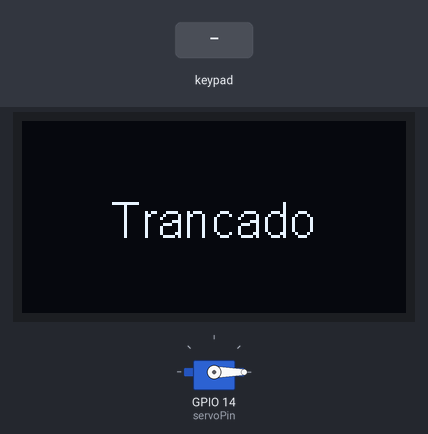
This sketch was run on a simulated ESP32. On the bench: 128×64 one-colour display, servo. The inputs (shaded band) are chosen by the test bench. EEPROM starts erased; what the sketch prints to the serial monitor is not drawn.

Above: at 2.2 s.
2.3 s: key '*' pressed
At 3.0 s:
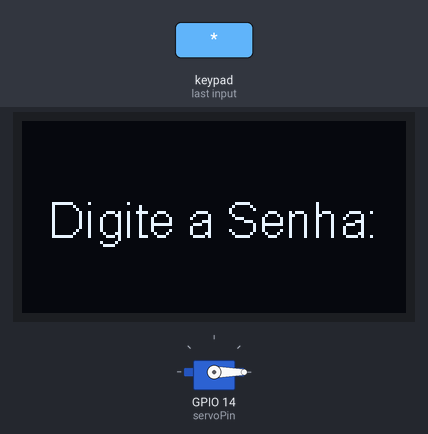
3.8 s: keypad keys 1 2 3 4 # pressed 0.4 s apart
At 6.1 s:
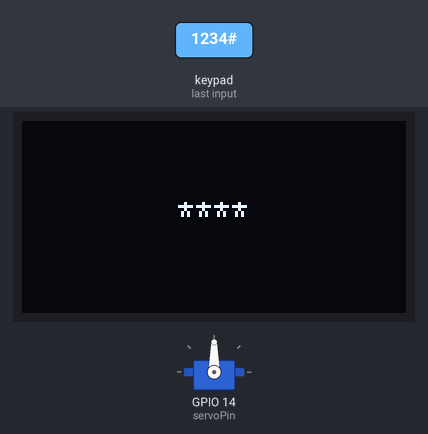
At 7.4 s:
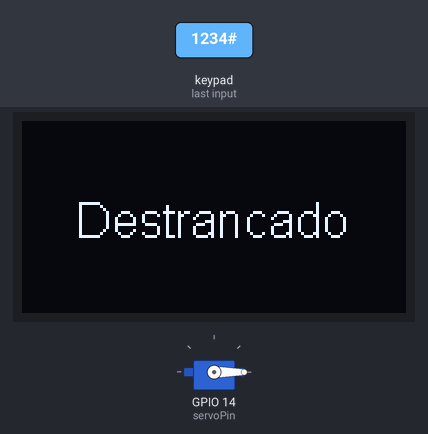
Timing chart, 0 to 8.9 s (numbered marks = the images above; inputs shaded):
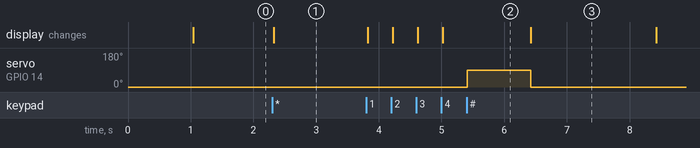

Measured:
- after the input at 2.3 s, the display: changes at once (image 1)
- after the input at 3.8 s, servo on GPIO 14 (servoPin): 0° → 90° after 1.6 s, → 0° 1.0 s later; the display: first changes at once (image 2 shows a later state)

The sketch:

eletronic_lock.ino
```cpp
#include <Wire.h>
#include <SSD1306Wire.h>
#include <ESP32Servo.h>
#include <Keypad.h>
#include <EEPROM.h>

#define SCREEN_WIDTH 128
#define SCREEN_HEIGHT 64
SSD1306Wire display(0x3C, 32, 13);

Servo lockServo;
const int servoPin = 14;

const int EEPROM_SIZE = 64;

enum LockState {
  LOCKED,
  UNLOCKED,
  WAITING_FOR_PASSWORD,
  ERROR_STATE
};
LockState currentState = LOCKED;

unsigned long unlockMillis = 0;
unsigned long lockDuration = 5000;
unsigned long displayDelayMillis = 0;
bool isDisplayLocked = false;

const byte ROWS = 4;
const byte COLS = 4;
char keys[ROWS][COLS] = {
  {'1','3','2','A'},
  {'4','6','5','B'},
  {'7','9','8','C'},
  {'*','#','0','D'}
};

byte rowPins[COLS] = {21, 22, 23, 19};
byte colPins[ROWS] = {18, 5, 17, 16};

Keypad keypad = Keypad(makeKeymap(keys), rowPins, colPins, ROWS, COLS);

String inputPassword = "";
String savedPassword = "1234";

void displayStatus(const char* status);
void openLock();
void closeLock();
void saveState();
void loadState();
void handleKeypadInput(char key);
void resetErrorState();

void setup() {
  Serial.begin(115200);
  EEPROM.begin(EEPROM_SIZE);
  loadState();

  display.init();
  display.clear();
  display.display();

  if (currentState == LOCKED) {
    closeLock();
    displayStatus("Trancado");
  } else {
    currentState = LOCKED;
    closeLock();
    displayStatus("Trancado");
  }
}

void loop() {
  unsigned long currentMillis = millis();

  char key = keypad.getKey();
  if (key) {
    handleKeypadInput(key);
  }

  switch (currentState) {
    case UNLOCKED:
      if (currentMillis - unlockMillis >= lockDuration) {
        closeLock();
        displayDelayMillis = currentMillis;
        isDisplayLocked = true;
        currentState = LOCKED;
      }
      break;

    case LOCKED:
      if (isDisplayLocked && currentMillis - displayDelayMillis >= 3000) {
        displayStatus("Trancado");
        isDisplayLocked = false;
      }
      break;

    case ERROR_STATE:
      if (currentMillis - unlockMillis >= 3000) {
        resetErrorState();
      }
      break;
  }
}

void handleKeypadInput(char key) {
  Serial.println(key);
  switch (currentState) {
    case LOCKED:
      if (key == '*') {
        inputPassword = "";
        currentState = WAITING_FOR_PASSWORD;
        displayStatus("Digite a Senha:");
      }
      break;

    case WAITING_FOR_PASSWORD:
      if (key == '#') {
        if (inputPassword == savedPassword) {
          openLock();
          displayStatus("Destrancado");
          unlockMillis = millis();
          currentState = UNLOCKED;
        } else {
          currentState = ERROR_STATE;
          unlockMillis = millis();
          displayStatus("Senha Incorreta!");
        }
        inputPassword = "";
      } else {
        inputPassword += key;
        String maskedPassword = "";
        for (unsigned int i = 0; i < inputPassword.length(); i++) {
          maskedPassword += '*';
        }
        displayStatus(maskedPassword.c_str());
      }
      break;

    case UNLOCKED:
      if (key == '*') {
        closeLock();
        displayStatus("Trancado");
        currentState = LOCKED;
      }
      break;
  }
}

void displayStatus(const char* status) {
  display.clear();
  display.setFont(ArialMT_Plain_16);
  int16_t textWidth = display.getStringWidth(status);
  int16_t x = (SCREEN_WIDTH - textWidth) / 2;
  int16_t y = (SCREEN_HEIGHT - 16) / 2;
  display.drawString(x, y, status);
  display.display();
}

void openLock() {
  lockServo.attach(servoPin);
  lockServo.write(90);
  delay(1000);
  lockServo.detach();
}

void closeLock() {
  lockServo.attach(servoPin);
  lockServo.write(0);  // Fecha o servo
  delay(1000);
  lockServo.detach();
}

void saveState() {
  EEPROM.write(0, (uint8_t)currentState);
  EEPROM.commit();
}

void loadState() {
  currentState = (LockState)EEPROM.read(0);
  savedPassword = EEPROM.readString(1);
  if (savedPassword == "") {
    savedPassword = "1234";
  }
}

void resetErrorState() {
  currentState = LOCKED;
  displayStatus("Trancado");
}
```
